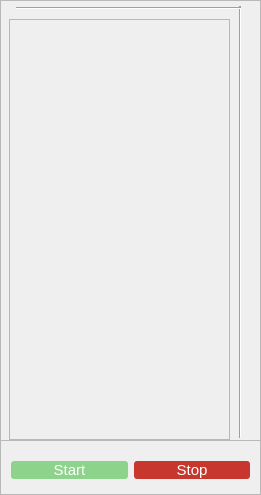
    <widget class="QFrame" name="frame_3">
     <property name="geometry">
      <rect>
       <x>1129</x>
       <y>195</y>
       <width>261</width>
       <height>495</height>
      </rect>
     </property>
     <property name="frameShape">
      <enum>QFrame::StyledPanel</enum>
     </property>
     <property name="frameShadow">
      <enum>QFrame::Raised</enum>
     </property>
     <widget class="QFrame" name="frame_7">
      <property name="geometry">
       <rect>
        <x>0</x>
        <y>440</y>
        <width>261</width>
        <height>61</height>
       </rect>
      </property>
      <property name="styleSheet">
       <string notr="true">QFrame{
padding:1px;
}</string>
      </property>
      <property name="frameShape">
       <enum>QFrame::StyledPanel</enum>
      </property>
      <property name="frameShadow">
       <enum>QFrame::Raised</enum>
      </property>
      <layout class="QGridLayout" name="gridLayout_11">
       <item row="0" column="0">
        <widget class="QPushButton" name="pushButton_Start">
         <property name="styleSheet">
          <string notr="true">QPushButton{
	color:#fff;
	border:0px;
	border-radius:3px;
	font-size:15px;
	background-color:#8DD38B;
}
QPushButton:hover{
background-color:#6DB66B;
}</string>
         </property>
         <property name="text">
          <string>Start</string>
         </property>
        </widget>
       </item>
       <item row="0" column="1">
        <widget class="QPushButton" name="pushButton_Stop">
         <property name="styleSheet">
          <string notr="true">QPushButton{
	color:#fff;
	border:0px;
	border-radius:3px;
	font-size:15px;
	background-color:#c7372d;
}
QPushButton:hover{
background-color:#900000;
}</string>
         </property>
         <property name="text">
          <string>Stop</string>
         </property>
        </widget>
       </item>
      </layout>
     </widget>
     <widget class="QFrame" name="frame_Map_des_Defauts">
      <property name="geometry">
       <rect>
        <x>0</x>
        <y>0</y>
        <width>261</width>
        <height>441</height>
       </rect>
      </property>
      <property name="frameShape">
       <enum>QFrame::StyledPanel</enum>
      </property>
      <property name="frameShadow">
       <enum>QFrame::Raised</enum>
      </property>
      <widget class="QScrollArea" name="scrollArea_2">
       <property name="geometry">
        <rect>
         <x>9</x>
         <y>19</y>
         <width>221</width>
         <height>421</height>
        </rect>
       </property>
       <property name="widgetResizable">
        <bool>true</bool>
       </property>
       <widget class="QWidget" name="scrollAreaWidgetContents_3">
        <property name="geometry">
         <rect>
          <x>0</x>
          <y>0</y>
          <width>199</width>
          <height>399</height>
         </rect>
        </property>
       </widget>
      </widget>
      <widget class="Line" name="line">
       <property name="geometry">
        <rect>
         <x>235</x>
         <y>6</y>
         <width>10</width>
         <height>432</height>
        </rect>
       </property>
       <property name="maximumSize">
        <size>
         <width>15</width>
         <height>435</height>
        </size>
       </property>
       <property name="orientation">
        <enum>Qt::Vertical</enum>
       </property>
      </widget>
      <widget class="Line" name="line_2">
       <property name="geometry">
        <rect>
         <x>16</x>
         <y>7</y>
         <width>225</width>
         <height>3</height>
        </rect>
       </property>
       <property name="orientation">
        <enum>Qt::Horizontal</enum>
       </property>
      </widget>
     </widget>
    </widget>
